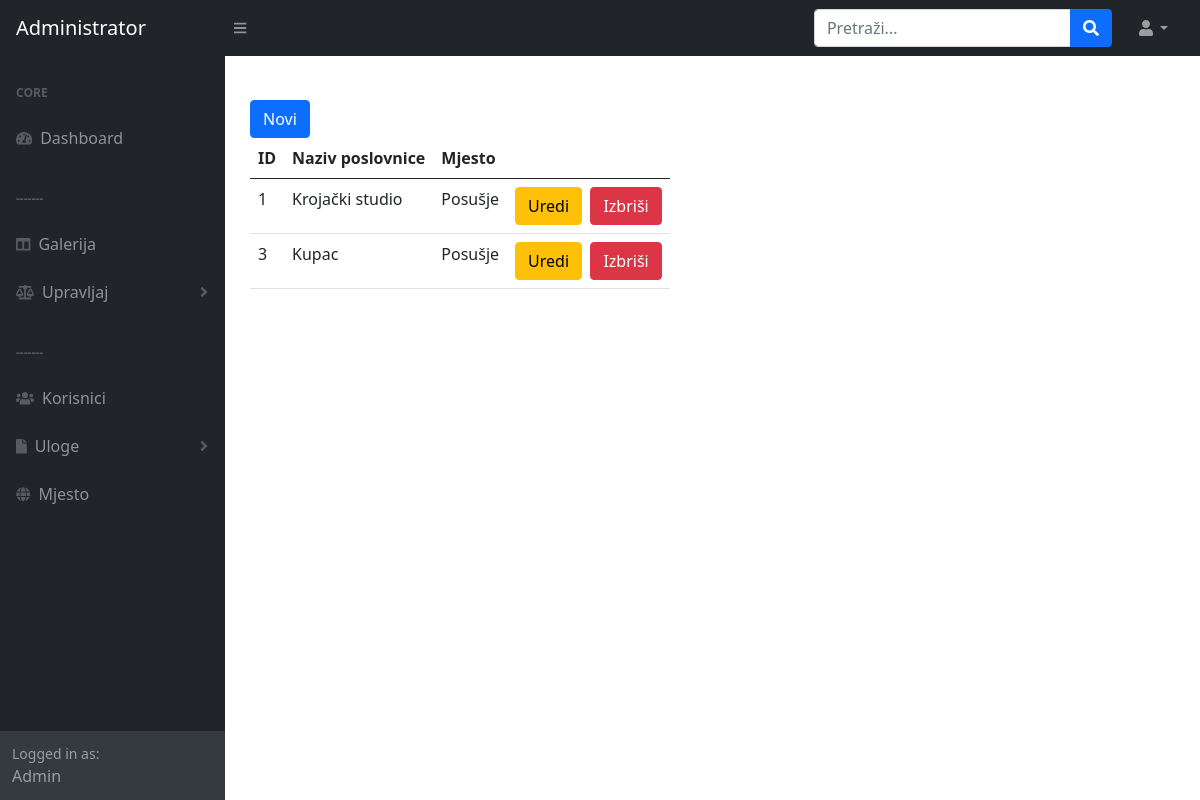
The app's page /admin/poslovnica.php with its own data.
### tables this page shows
CREATE TABLE `poslovnica` (
  `id` int(11) NOT NULL,
  `naziv` varchar(20) NOT NULL,
  `mjesto_id` int(11) NOT NULL
);

CREATE TABLE `mjesto` (
  `id` int(11) NOT NULL,
  `naziv` varchar(30) NOT NULL,
  `post_broj` int(11) NOT NULL,
  `ulica` varchar(50) NOT NULL
);

### admin/poslovnica.php (the view, shortened to what this page needs)
<?php
    include_once 'includes/head.inc.php';
    include_once 'includes/nav.inc.php';
    include_once 'includes/sidenav.inc.php';
    require_once 'includes/dbh.inc.php';
?>
<div class="korisnik">
<button type="button" id="btnNovi" class="btn btn-primary" data-bs-toggle="modal" data-bs-target="#novaPoslovnica">Novi</button>
<table class="table">
  <thead>
    <tr>
      <th scope="col">ID</th>
      <th scope="col">Naziv poslovnice</th>
      <th scope="col">Mjesto</th>
      <th scope="col"></th>
    </tr>
  </thead>
  <tbody>
    <?php
    $sql = "SELECT poslovnica.id, poslovnica.naziv, mjesto.naziv as misto
              FROM poslovnica
              LEFT JOIN mjesto
                ON poslovnica.mjesto_id = mjesto.id";
    $result = mysqli_query($conn, $sql);
    $resultCheck = mysqli_num_rows($result);
    if($resultCheck > 0){
        while($row = mysqli_fetch_assoc($result)){
            echo "<tr><td>". $row["id"]
                ."</td><td>". $row["naziv"]
                ."</td><td>". $row["misto"]
                .'</td><td><a href="editposlovnica.php?editPoslovnica='.$row["id"].'"><button class="btn btn-warning">Uredi</button></a>&nbsp
                           <a href="includes/delete.inc.php?deletePoslovnica='.$row["id"].'"><button class="btn btn-danger">Izbriši</button></a></td></tr>' ;
        }
        echo "</tbody></table>";
    }
    else {
        echo "</tbody></table>";
        echo "Nema rezultata..";
    }
    ?>
</div>
 <?php
include_once 'includes/footer.inc.php';
?>

### records on screen
poslovnica: id "1", naziv "Krojački studio", mjesto.naziv "Posušje"
poslovnica: id "3", naziv "Kupac", mjesto.naziv "Posušje"
